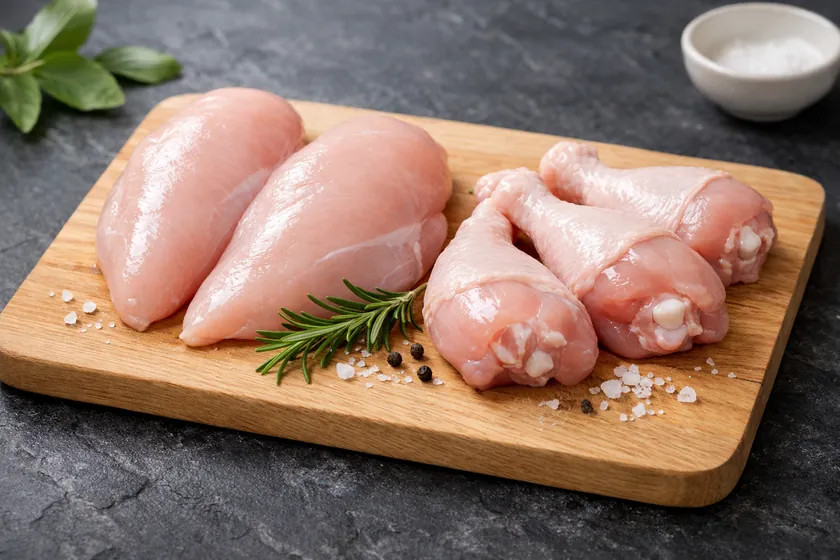
#> input picture print/brochure/assets/chicken.jpg, 840 x 560 px; its folder holds 7 pictures in this run
$ python prepare-assets.py --meal-box ../../print/brochure/assets/chicken.jpg --kitchen ../../print/brochure/assets/fish.jpg --ingredients ../../print/brochure/assets/platter.jpg
#> lines starting #> are read from the running program, lines starting #| are printed output that depends on the picture
"""Prepare the tri-fold brochure's print images and QR code (print/brochure/assets/).

The brochure is laid out in print/brochure/ and exported by scripts/brochure/export.mjs.
Run this first, only when a photo or the QR link changes (needs Pillow, numpy and segno):

    pip install pillow numpy segno
    python3 scripts/brochure/prepare-assets.py --meal-box meal-box.png \\
        --kitchen kitchen.png --ingredients ingredients.png

The three photos were generated with the OpenAI image tool (no real photos of these exist yet);
swap in real ones with the same framing when there are some:
  --meal-box     the cover: a close-up of a black compartment lunch box on a black ground, cut off by the
                 bottom and right edges, steam rising on the right (1024x1536)
  --kitchen      "From Kitchen to Office": cooks in hairnets, masks and gloves (1536x1024)
  --ingredients  "Built on Better Ingredients": fresh produce and whole spices on dark slate (1536x1024)

Writes (JPEG, so Chromium embeds them as-is and the PDF stays small)
  print/brochure/assets/meal-box.jpg      black shifted to the cover's #231F20, the top fading into it, and the
                                          orange disc drawn in behind the box with the steam in front of it
  print/brochure/assets/kitchen.jpg       foot fading into the middle panel's #FBF7F1
  print/brochure/assets/ingredients.jpg   as it is (the layout cuts it with a wave)
  print/brochure/assets/qr.svg            QR code for the website (vector)
Everything is baked into the photos — no PDF transparency — so every viewer and print shop sees the same
seamless edges.
"""

import argparse
import os

import numpy as np
from PIL import Image, ImageOps

ROOT = os.path.normpath(os.path.join(os.path.dirname(__file__), "..", ".."))
OUT = os.path.join(ROOT, "print", "brochure", "assets")

INK = np.array([0x23, 0x1F, 0x20], dtype=np.float32)  # the cover (logo black)
ORANGE = np.array([0xF3, 0x6F, 0x21], dtype=np.float32)  # logo orange
CREAM_LIGHT = np.array([0xFB, 0xF7, 0xF1], dtype=np.float32)  # inside middle panel
LUM = np.array([0.2126, 0.7152, 0.0722], dtype=np.float32)

# The cover photo is placed 108 mm wide, its top 66 mm down the cover (Trifold.tsx › CoverMealBox). The orange
# disc behind the box: centre and radius in mm from the photo's top-left, drawn only above the box's back rim
# (a line through two points, in pixels of this photo) so the box stays in front of it.
MEAL_BOX_WIDTH_MM = 108
DISC_MM = (117, 46, 30)
BOX_RIM_PX = ((780, 606), (1024, 616))
STEAM_FADE = 0.2  # the top fifth fades into the cover's black, so the steam rises out of the page
STEAM_BOOST = 1.6  # the steam above the box, made a little stronger so it reads in print

# Scanning the QR code opens the website.
QR_URL = "https://www.toblakitchen.com"


def save_jpeg(im, name, quality=90):
    path = os.path.join(OUT, name)
    im.save(path, "JPEG", quality=quality, optimize=True, progressive=True, subsampling="4:4:4")
    print(f"  {name:22s} {im.size[0]}x{im.size[1]}  {os.path.getsize(path) // 1024} KB")


def to_image(px):
    return Image.fromarray(np.clip(px, 0, 255).astype(np.uint8))


def smoothstep(e0, e1, x):
    t = np.clip((x - e0) / (e1 - e0), 0, 1)
    return t * t * (3 - 2 * t)


def ground_color(px, boxes):
    return np.concatenate([px[y0:y1, x0:x1].reshape(-1, 3) for (x0, y0, x1, y1) in boxes]).mean(0)


def fade(px, color, start, end):
    """Blend rows into `color`, fully at `start` and not at all at `end` (fractions of the height; start > end
    fades the foot)."""
    h = px.shape[0]
    y = (np.arange(h, dtype=np.float32) + 0.5) / h
    weight = 1 - smoothstep(start, end, y) if start < end else smoothstep(end, start, y)
    return px + weight[:, None, None] * (color - px)


def meal_box(path):
#> called with path = '../../print/brochure/assets/chicken.jpg'
    px = np.asarray(Image.open(path).convert("RGB"), dtype=np.float32)
    h, w, _ = px.shape
#> h = 560; w = 840
    yy, xx = np.mgrid[0:h, 0:w].astype(np.float32)
    (x0, y0), (x1, y1) = BOX_RIM_PX
    rim = y0 + (xx - x0) * (y1 - y0) / (x1 - x0)  # the box's back rim, carried across the photo
    # the black ground (sampled in the top-left corner, where there is no steam) becomes the cover's black with
    # a screen blend, which keeps the steam's contrast (shifting only the dark pixels would halve it)
    ground = ground_color(px, [(20, 20, 200, 200)])
#> ground = [134.3, 133.2, 116.4]
    px = np.clip((px - ground) / (255 - ground), 0, 1) * 255
    px = 255 - (255 - px) * (255 - INK) / 255
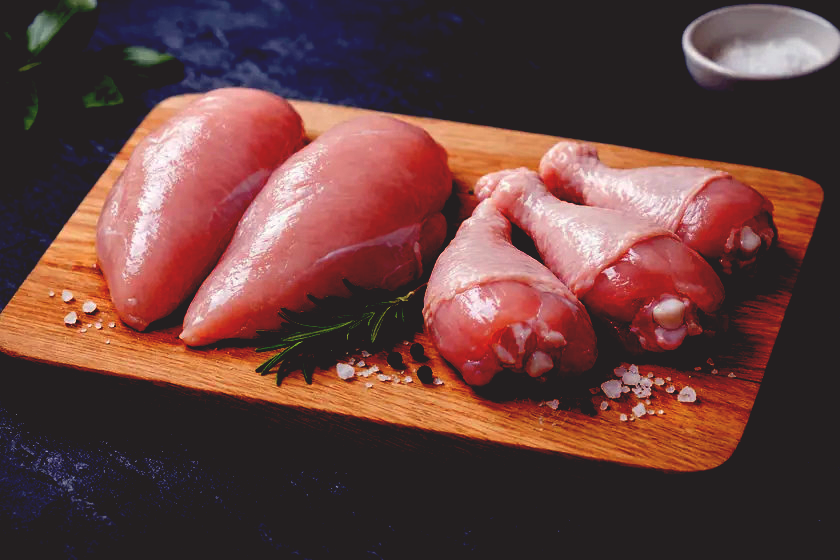
#> px: shape (560, 840, 3) float32; mean R, G, B 100.6, 63.9, 60.8
    # make the steam above the box read clearly, then fade the top into the cover's black
    steam = np.clip(px - INK, 0, None)
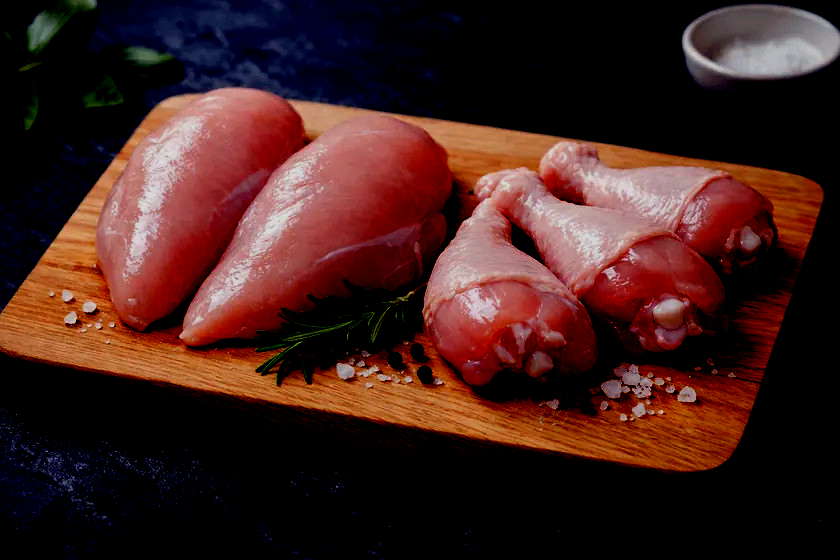
#> steam: shape (560, 840, 3) float32; mean R, G, B 65.2, 32.6, 28.8
    above = 1 - smoothstep(rim - 30, rim - 4, yy)
    px = px + (STEAM_BOOST - 1) * steam * above[..., None]
    px = fade(px, INK, 0.0, STEAM_FADE)
    # the orange disc behind the box: whatever lies above the black (the steam) is added on top of the orange
    s = w / MEAL_BOX_WIDTH_MM
#> s = 7.78
    cx, cy, r = (v * s for v in DISC_MM)
#> cx = 910; cy = 357.8; r = 233.3
    inside = np.clip(r - np.hypot(xx - cx, yy - cy) + 0.5, 0, 1)
    cover = (inside * (1 - smoothstep(rim - 8, rim, yy)))[..., None]
    steam = np.clip(px - INK, 0, None)
    px = px * (1 - cover) + cover * np.clip(ORANGE + steam, 0, 255)
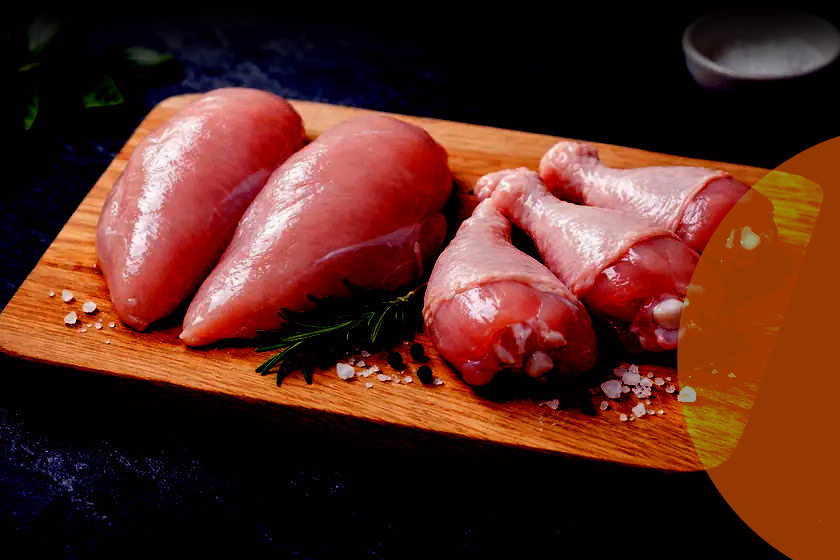
#> px: shape (560, 840, 3) float32; mean R, G, B 153.5, 89.3, 73.1; drawn with min black and max white
    save_jpeg(to_image(px), "meal-box.jpg")
#> in to_image, `return Image.fromarray(np.clip(px, 0, 255).astype(np.uint8))`:
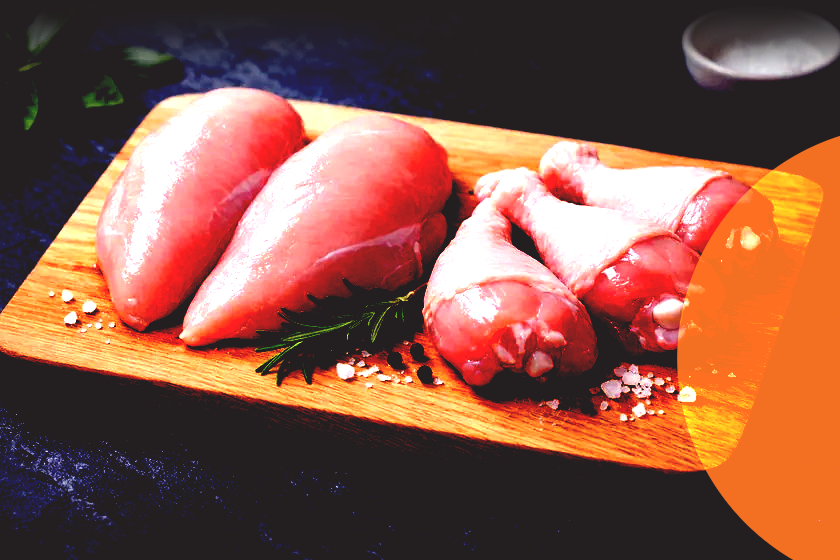
#> returned value: PIL image 840x560 RGB; mean R, G, B 136.4, 86.4, 70.8
#|   meal-box.jpg           840x560  127 KB


def kitchen(path):
#> called with path = '../../print/brochure/assets/fish.jpg'
    im = ImageOps.fit(Image.open(path).convert("RGB"), (1536, 1024), Image.LANCZOS)
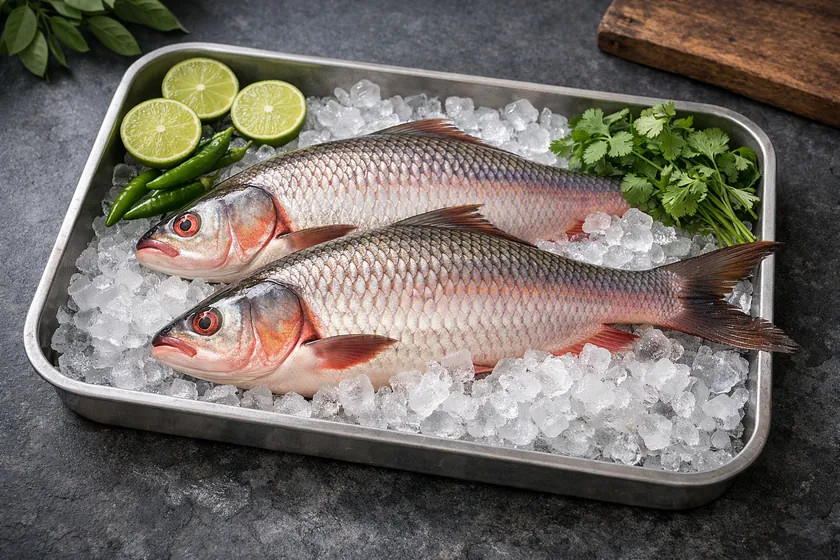
#> input picture print/brochure/assets/fish.jpg, 840 x 560 px
    px = fade(np.asarray(im, dtype=np.float32), CREAM_LIGHT, 1.0, 0.8)  # melts into the panel at its foot
    save_jpeg(to_image(px), "kitchen.jpg")
#|   kitchen.jpg            1536x1024  415 KB


def ingredients(path):
#> called with path = '../../print/brochure/assets/platter.jpg'
    save_jpeg(ImageOps.fit(Image.open(path).convert("RGB"), (1536, 1024), Image.LANCZOS), "ingredients.jpg")
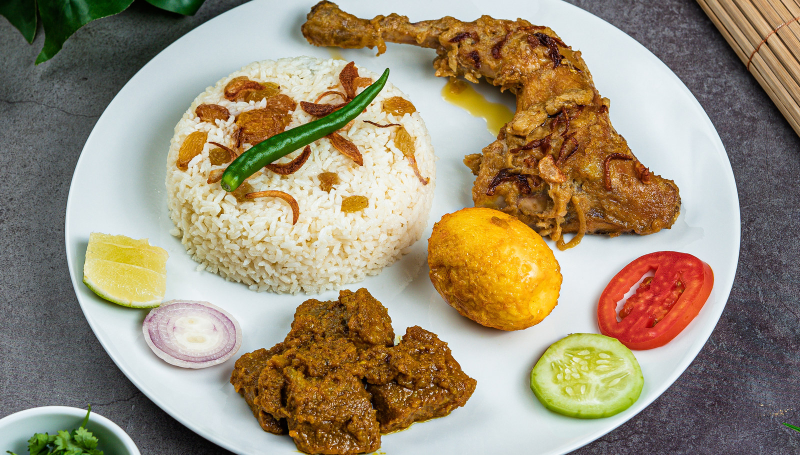
#> input picture print/brochure/assets/platter.jpg, 1600 x 910 px (shown at 1/2 size)
#> call 3 of save_jpeg, with name = 'ingredients.jpg', quality = 90
#> in save_jpeg (call 3), `im.save(path, "JPEG", quality=quality, optimize=True, progressive=True..`:
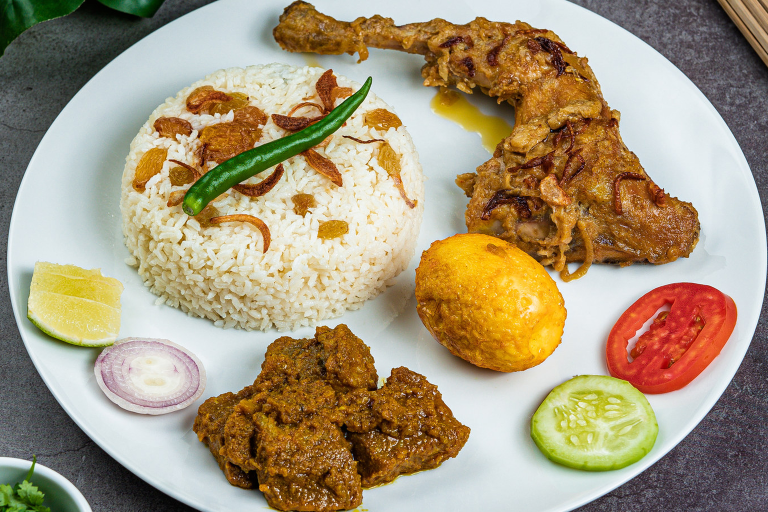
#> saved as ingredients.jpg: PIL image 1536x1024 RGB (shown at 1/2 size); mean R, G, B 166.9, 151.3, 122.1
#|   ingredients.jpg        1536x1024  599 KB


def qr():
    import segno

    code = segno.make(QR_URL, error="m", micro=False)
    rows = [list(r) for r in code.matrix]
    n = len(rows)
    # One filled path, 1 unit per module, no quiet zone (the layout adds the white margin). Each run of
    # dark modules is a rectangle 0.04 taller than a row, so rows overlap and no hairline seams show.
    runs = []
    for y, row in enumerate(rows):
        x = 0
        while x < n:
            if row[x]:
                start = x
                while x < n and row[x]:
                    x += 1
                runs.append(f"M{start} {y}h{x - start}v1.04h-{x - start}z")
            else:
                x += 1
    svg = (
        f'<svg xmlns="http://www.w3.org/2000/svg" viewBox="0 0 {n} {n}" shape-rendering="crispEdges">'
        f'<path fill="#231F20" d="{"".join(runs)}"/></svg>\n'
    )
    with open(os.path.join(OUT, "qr.svg"), "w") as f:
        f.write(svg)
    print(f"  qr.svg                 version {code.version}, {n} modules → {QR_URL}")


def main():
    ap = argparse.ArgumentParser(description=__doc__, formatter_class=argparse.RawDescriptionHelpFormatter)
    ap.add_argument("--meal-box", required=True, help="the cover's lunch-box photo")
    ap.add_argument("--kitchen", required=True, help="the kitchen photo")
    ap.add_argument("--ingredients", required=True, help="the fresh-ingredients photo")
    args = ap.parse_args()
    os.makedirs(OUT, exist_ok=True)
    print(f"→ {os.path.relpath(OUT, ROOT)}")
    meal_box(args.meal_box)
    kitchen(args.kitchen)
    ingredients(args.ingredients)
    qr()
#> (the call stopped at in qr, `code = segno.make(QR_URL, error="m", micro=False)`: segno is not available in this run)


if __name__ == "__main__":
    main()
